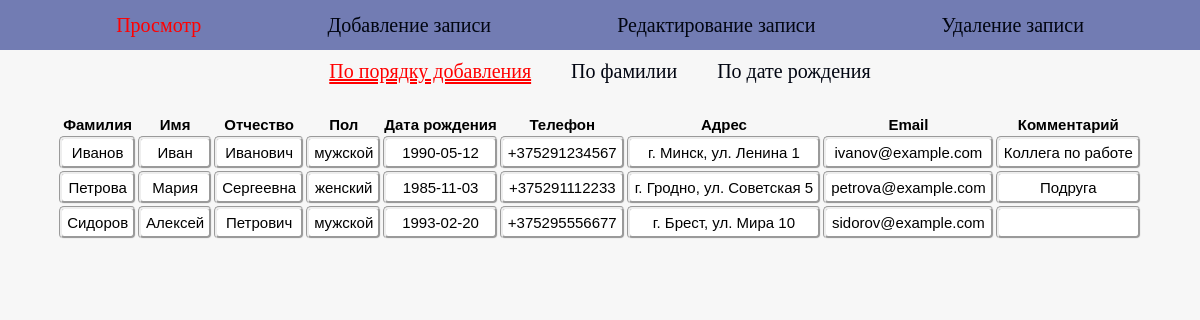
Screenshot of /notebook/index.php with the database file from the repository.
### tables this page shows
CREATE TABLE contacts (
    id         INTEGER PRIMARY KEY AUTOINCREMENT,
    surname    TEXT NOT NULL,
    name       TEXT NOT NULL,
    lastname   TEXT,
    gender     TEXT NOT NULL CHECK (gender IN ('мужской', 'женский')),
    birthdate  TEXT,
    phone      TEXT,
    location   TEXT,
    email      TEXT,
    comment    TEXT,
    created_at TEXT DEFAULT CURRENT_TIMESTAMP
);

### notebook/viewer.php (the view, shortened to what this page needs)
<?php
function renderViewer(PDO $pdo, string $sort, int $page): string
{
    $perPage = 10;
    $allowedSort = [
        'order'   => 'id ASC',
        'surname' => 'surname ASC, name ASC',
        'date'    => 'birthdate ASC',
    ];
    $orderBy = $allowedSort[$sort] ?? $allowedSort['order'];
    $total = (int)$pdo->query('SELECT COUNT(*) AS cnt FROM contacts')->fetch()['cnt'];
    $pagesTotal = max(1, (int)ceil($total / $perPage));
    $page = max(1, min($page, $pagesTotal));
    $offset = ($page - 1) * $perPage;
    $stmt = $pdo->prepare("SELECT * FROM contacts ORDER BY {$orderBy} LIMIT :limit OFFSET :offset");
    $stmt->bindValue(':limit', $perPage, PDO::PARAM_INT);
    $stmt->bindValue(':offset', $offset, PDO::PARAM_INT);
    $stmt->execute();
    $rows = $stmt->fetchAll();
    $html = '<table>';
    $html .= '<tr><th>Фамилия</th><th>Имя</th><th>Отчество</th><th>Пол</th>'
        . '<th>Дата рождения</th><th>Телефон</th><th>Адрес</th><th>Email</th><th>Комментарий</th></tr>';
    foreach ($rows as $r) {
        $html .= '<tr>'
            . '<td>' . htmlspecialchars($r['surname']) . '</td>'
            . '<td>' . htmlspecialchars($r['name']) . '</td>'
            . '<td>' . htmlspecialchars($r['lastname'] ?? '') . '</td>'
            . '<td>' . htmlspecialchars($r['gender']) . '</td>'
            . '<td>' . htmlspecialchars($r['birthdate'] ?? '') . '</td>'
            . '<td>' . htmlspecialchars($r['phone'] ?? '') . '</td>'
            . '<td>' . htmlspecialchars($r['location'] ?? '') . '</td>'
            . '<td>' . htmlspecialchars($r['email'] ?? '') . '</td>'
            . '<td>' . htmlspecialchars($r['comment'] ?? '') . '</td>'
            . '</tr>';
    }
    $html .= '</table>';
    return $html;
}

### notebook/index.php (shortened to what this page needs)
<?php
require __DIR__ . '/config.php';
require __DIR__ . '/menu.php';
require __DIR__ . '/viewer.php';
$action = $_GET['action'] ?? 'view';
?>
<!DOCTYPE html>
<html lang="ru">
<head>
    <link rel="stylesheet" href="style.css">
</head>
<body>
<?= renderMenu(); ?>
<main>
<?php
switch ($action) {
    case 'view':
    default:
        $sort = $_GET['sort'] ?? 'order';
        $page = (int)($_GET['page'] ?? 1);
        echo renderViewer($pdo, $sort, $page);
        break;
}
?>
</main>
</body>
</html>

### notebook/menu.php (shortened to what this page needs)
<?php
function renderMenu(): string
{
    $action = $_GET['action'] ?? 'view';
    $items = [
        'view'   => 'Просмотр',
        'add'    => 'Добавление записи',
        'edit'   => 'Редактирование записи',
        'delete' => 'Удаление записи',
    ];
    $html = '<header>';
    foreach ($items as $key => $label) {
        $class = ($action === $key) ? ' class="active"' : '';
        $html .= "<a href=\"index.php?action={$key}\"{$class}>{$label}</a>";
    }
    $html .= '</header>';
    if ($action === 'view') {
        $sort = $_GET['sort'] ?? 'order';
        $sorts = [
            'order'   => 'По порядку добавления',
            'surname' => 'По фамилии',
            'date'    => 'По дате рождения',
        ];
        $html .= '<div class="submenu">';
        foreach ($sorts as $key => $label) {
            $class = ($sort === $key) ? ' class="select"' : '';
            $html .= "<a href=\"index.php?action=view&sort={$key}&page=1\"{$class}>{$label}</a>";
        }
        $html .= '</div>';
    }
    return $html;
}

### notebook/style.css (style rules this page uses)
:root { --color_a: rgb(1, 5, 17); --back_a: rgba(92, 103, 168, 0.541); }
html { font-family: sans-serif; font-size: 17px; }
body { padding: 0; margin: 0; font-family: sans-serif; background-color: rgb(247, 247, 247); font-size: 20px; }
*, *::after, *::before { box-sizing: border-box; }
main { text-align: center; }
header { width: 100%; height: 50px; background-color: rgba(92, 103, 168, 0.856); display: inline-flex; justify-content: space-evenly; align-items: center; }
a { font-family: 'Lemonada', cursive; text-decoration: none; color:var(--color_a); }
.select { text-decoration: underline; text-decoration-style: double; }
header a { background: var(--back_a_a); padding: 10px; border-radius: 5px; }
.submenu { display: flex; justify-content: center; margin-bottom: 20px; }
.submenu a { display: block; padding: 10px 20px; text-decoration: none; text-align: center; }
.submenu .select { text-decoration: underline; text-decoration-style: double; }
table { margin: 0 auto; font-size: 15px; }
td { background-color: white; padding: 5px; margin: 500px; border-radius: 5px; border:groove; }
.active { color: red !important; }
.submenu .select { color: red; }

### rows the page displays
contacts: surname "Иванов", name "Иван", lastname "Иванович", gender "мужской", birthdate "1990-05-12", phone "+375291234567", location "г. Минск, ул. Ленина 1", email "ivanov@example.com", comment "Коллега по работе"
contacts: surname "Петрова", name "Мария", lastname "Сергеевна", gender "женский", birthdate "1985-11-03", phone "+375291112233", location "г. Гродно, ул. Советская 5", email "petrova@example.com", comment "Подруга"
contacts: surname "Сидоров", name "Алексей", lastname "Петрович", gender "мужской", birthdate "1993-02-20", phone "+375295556677", location "г. Брест, ул. Мира 10", email "sidorov@example.com"

### other values shown
$label "Просмотр"
$label "Добавление записи"
$label "Редактирование записи"
$label "Удаление записи"
$label "По порядку добавления"
$label "По фамилии"
$label "По дате рождения"
